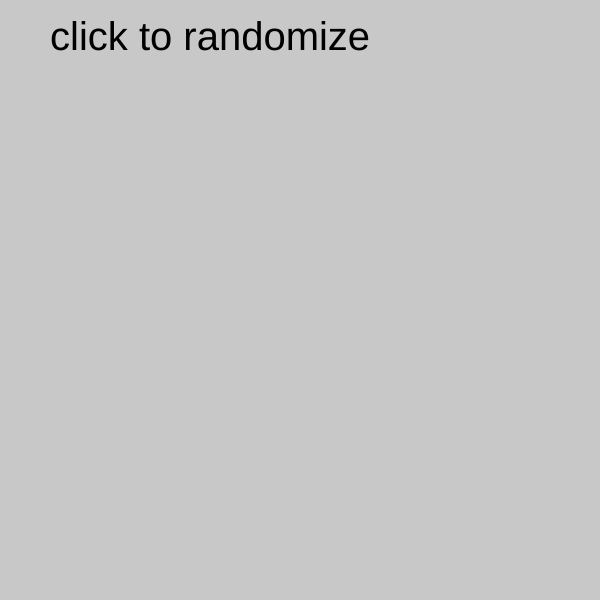
Frame 1 (no input)
Frame 60 (no input): identical to frame 1, image omitted
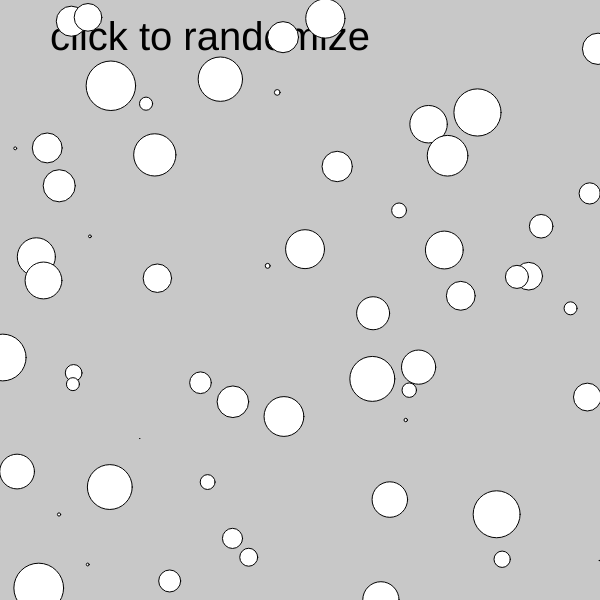
Frame 120 (the mouse pressed at the canvas centre since frame 60)

The p5.js sketch that drew these frames (run headless with seeded random() and noise() and a simulated clock; from frame 60 on, the mouse is pressed at the canvas centre):

// p5.js sketch
// ── sketch.js
let cats = [{
  name: "Chartreux",
  color: "blue"
}, {
  name: "Bombay",
  color: "Black"
}, {
  name: "Siamese",
  color: "cream and chocolate"
}
];


let randomIndex;
let animating = false;


function setup() {
  //createCanvas(windowWidth, windowHeight);
createCanvas(600,600);
background(200);
textSize(40);
text("click to randomize", 50, 50);

}


function draw() {

  if( animating == true){
    ellipse(random(width), random(height), random(50))
  }

}


function randomizer(){
  animating = false
  if (cats[0]){
    background(random(200, 255));
    randomIndex = int(random(cats.length));
    text(cats[randomIndex].name, 50,50);
    cats.splice(randomIndex, 1);
  }
  else {
    background(random(200, 255));
    text("click to randomize again!", 50, 50);
  }
}


function mousePressed() {
  animating = true;
  setTimeout(randomizer, 2000);
}


function changeBackground(){
  if (counter <= 2) {
    counter++;
    console.log(counter)
    background(random(255), random(255), random(255));
    setTimeout(changeBackground, 1000);
  }
  else {
  }

}
